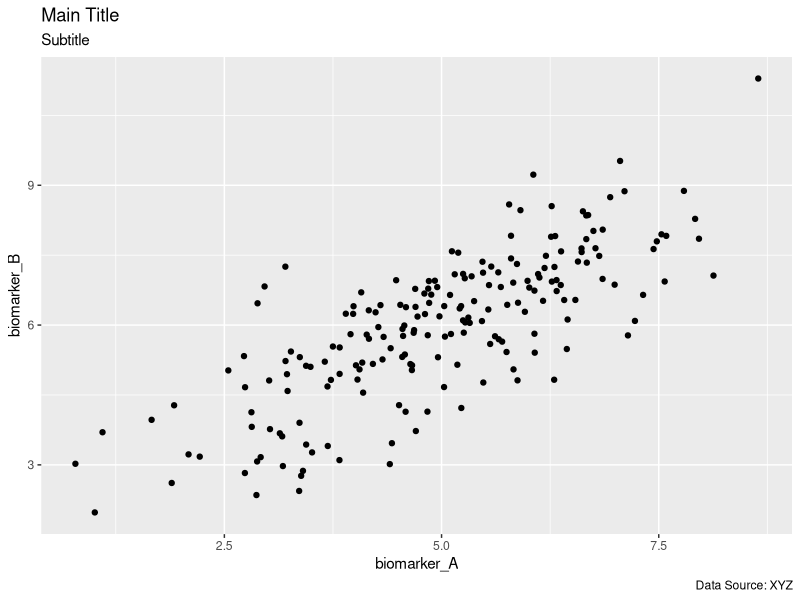
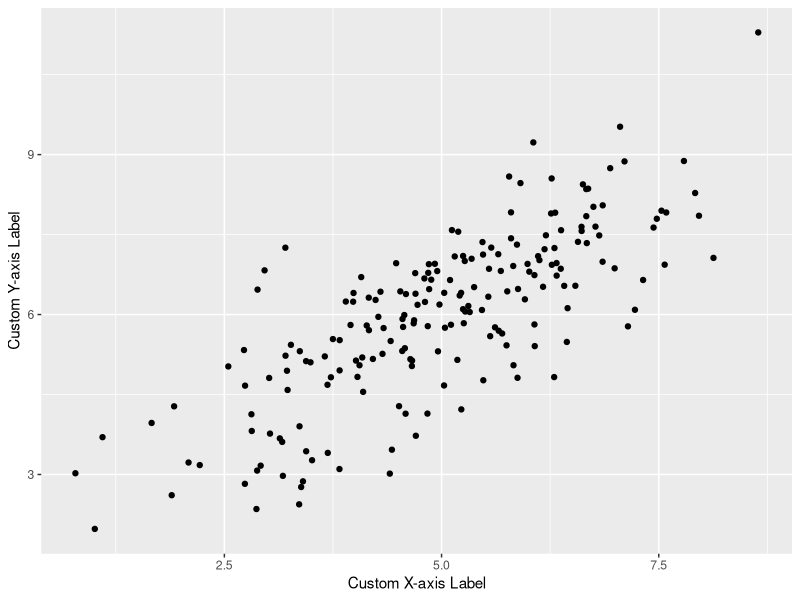
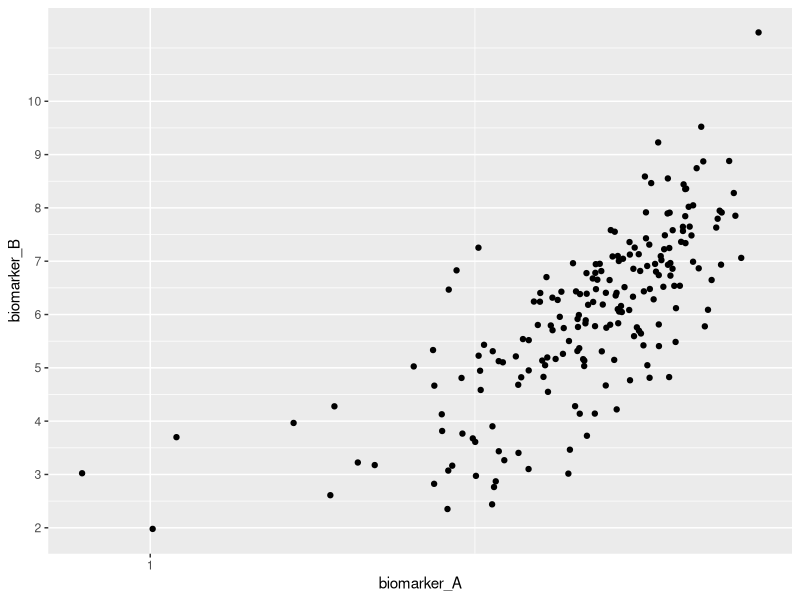
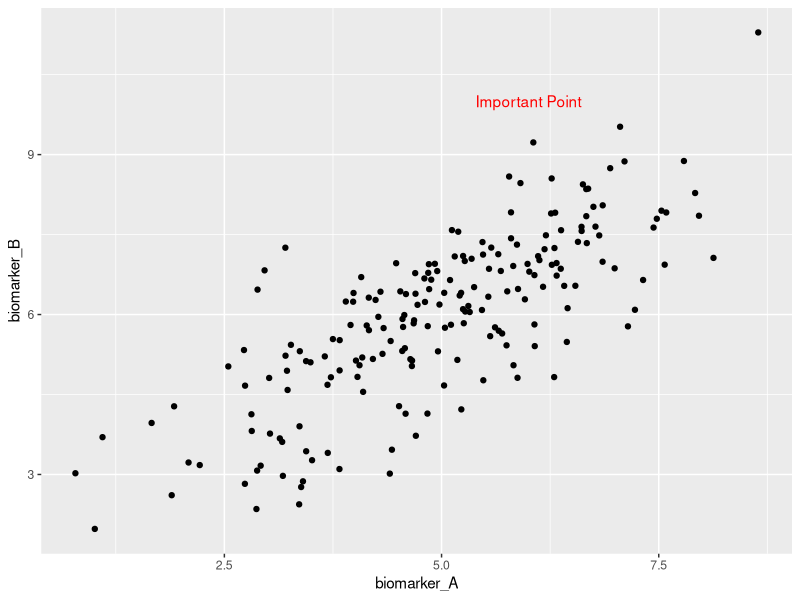
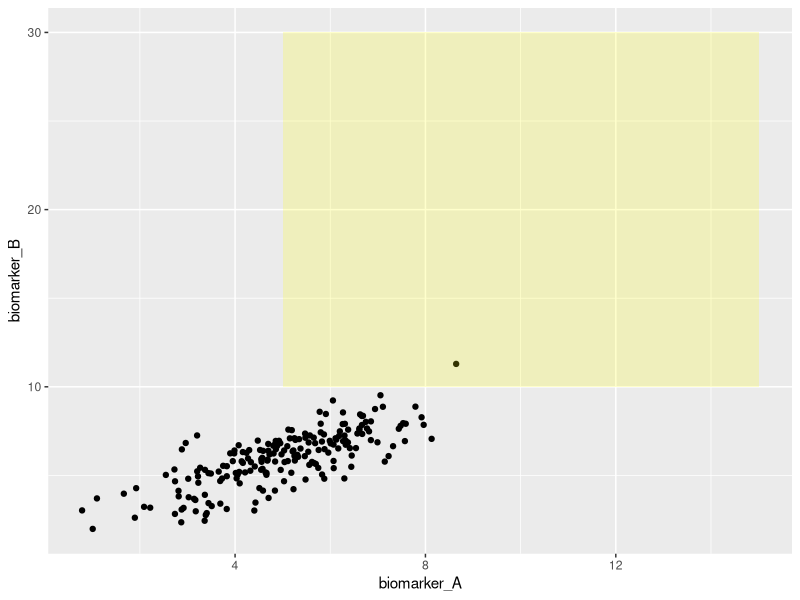
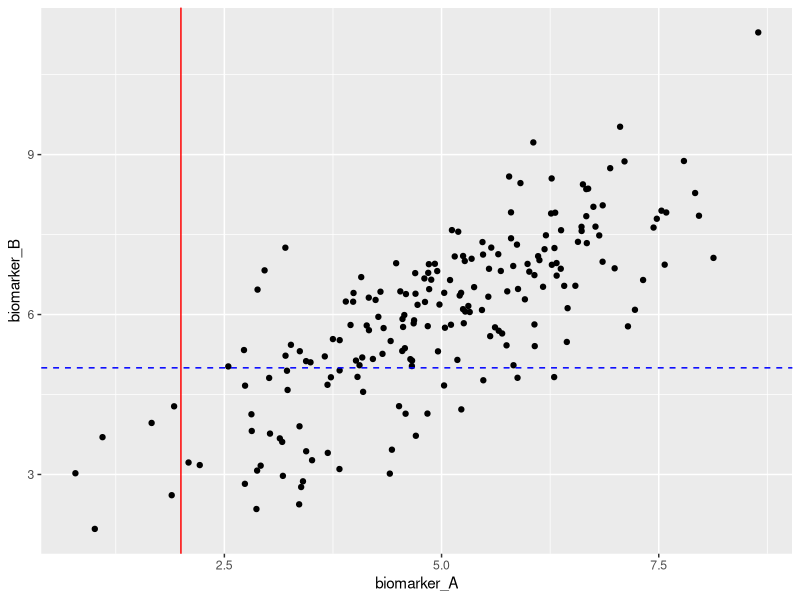
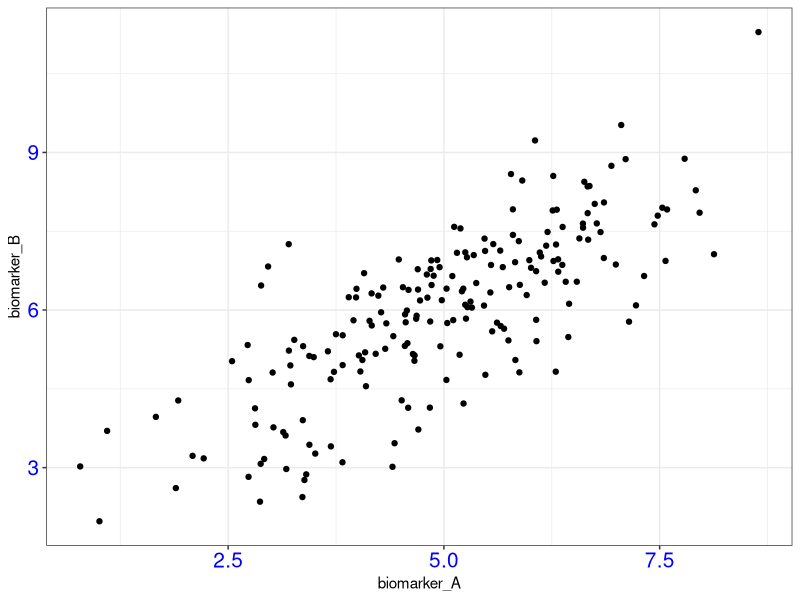
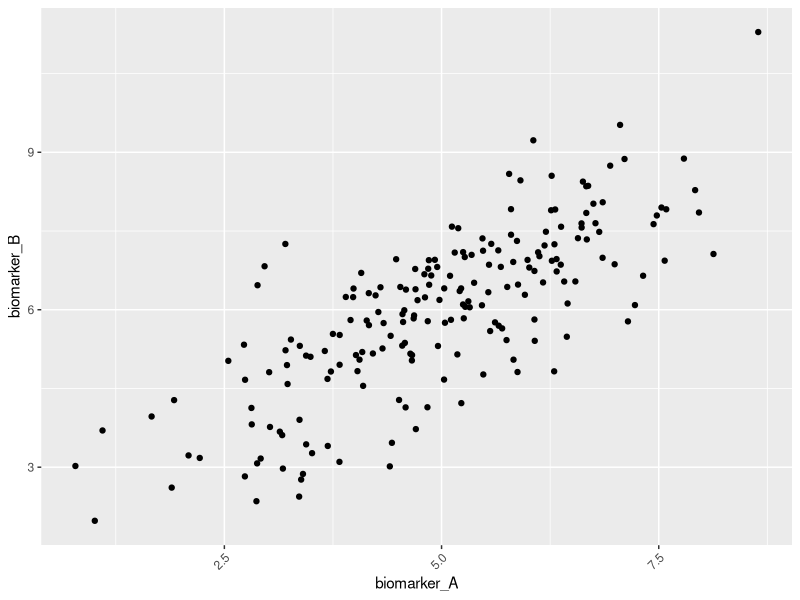

Write the R code that produced these figures, in order.
## ---- chunk 1
library(ggplot2)
library(tibble)
## ---- chunk 2
set.seed(123)  # For reproducibility

# Number of patients
nb_patients <- 200

# Generate synthetic data
synthetic_data <- tibble(
  subject_id = paste0("Patient_", 1:nb_patients),
  age = rnorm(nb_patients, mean = 50, sd = 15),
  sex = sample(c("male", "female"), 
               size = nb_patients, 
               prob = c(0.7, 0.3), replace = TRUE),
  treatment = sample(c("Placebo", "Drug A", "Drug B"), 
                     nb_patients, replace = TRUE),
  biomarker_A = rnorm(nb_patients, mean = 5, sd = 1.5),
  # biomarker_B Correlated with biomarker_A
  biomarker_B = biomarker_A * 0.8 + rnorm(nb_patients, mean = 2, sd = 1), 
  outcome = 50 + 0.5 * age + 
    ifelse(treatment == "Drug A", 10, 
           ifelse(treatment == "Drug B", 15, 0)) +
            rnorm(nb_patients, mean = 0, sd = 5))

# Display first few rows of the dataset
head(synthetic_data)
## ---- chunk 3
#| echo: false
ggplot(synthetic_data, aes(biomarker_A, biomarker_B)) +
  geom_point() +
  labs(title = "Main Title", 
       subtitle = "Subtitle", 
       caption = "Data Source: XYZ")
## ---- chunk 4
 ggplot(synthetic_data, aes(biomarker_A, biomarker_B)) +
  geom_point() +
  labs(x = "Custom X-axis Label", 
       y = "Custom Y-axis Label")
## ---- chunk 5
ggplot(synthetic_data, aes(biomarker_A, biomarker_B)) +
  geom_point() +
  scale_x_log10(breaks = c(1, 10, 100), labels = scales::comma) +
  scale_y_continuous(breaks = seq(0, 10, 1))
## ---- chunk 6
ggplot(synthetic_data, aes(biomarker_A, biomarker_B)) +
  geom_point() +
  annotate("text", x = 6, y = 10, 
           label = "Important Point", color = "red")
## ---- chunk 7
 ggplot(synthetic_data, aes(biomarker_A, biomarker_B)) +
  geom_point() +
   annotate("rect", 
            xmin = 5, xmax = 15, 
            ymin = 10, ymax = 30, 
            alpha = 0.2, fill = "yellow")
## ---- chunk 8
ggplot(synthetic_data, aes(biomarker_A, biomarker_B)) +
  geom_point() +
  geom_hline(yintercept = 5, linetype = "dashed", color = "blue") +
  geom_vline(xintercept = 2, color = "red")
## ---- chunk 9
ggplot(synthetic_data, aes(biomarker_A, biomarker_B)) +
  geom_point() +
  theme_bw() +
  theme(axis.text = element_text(size = 15, color = "blue"))

## ---- chunk 10
 ggplot(synthetic_data, aes(biomarker_A, biomarker_B)) +
  geom_point() +
   theme(axis.text.x = element_text(angle = 45, 
                                    hjust = 1,
                                    vjust = 1))
## ---- chunk 11
library(gridExtra)

p1 <- ggplot(synthetic_data, aes(biomarker_A, biomarker_B)) +
  geom_point()
p2 <- p1 + theme_bw()
p3 <- p1 + geom_smooth(method = "loess", se = FALSE)
p4 <- p1 + theme(
      panel.grid.major  = element_line(color = "white"),
      panel.background = element_rect(fill = "lightblue"),
      panel.border = element_rect(color = "lightblue", fill = NA))
     
# Custom layout
layout <- matrix(c(1, 1,
                   2, 3,
                   4, 4), ncol = 2, byrow = TRUE)

gridExtra::grid.arrange(p2, p3, p1, p4,
             layout_matrix = layout)

# check also the patchwork R Package.
# see more details at: https://r-charts.com/ggplot2/combining-plots/
